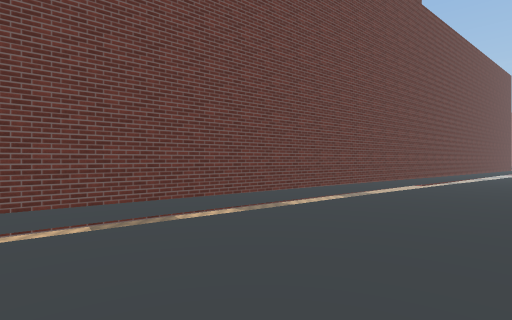
view 1 (above)

24 first-person views from a walk through a scene from a Unity 3-D project. The camera is 1.2 m above the floor, looks level and sees 85° across. The floor is counted in squares, 2 m on a side. Each view is taken from the middle of a square. On the plan, view 1 faces up. The plan holds only what a view shows up to about 9 squares ahead; the rest is blank. The place goes on beyond the plan. Surface patterns are stand-ins for the level's own textures.

view 2
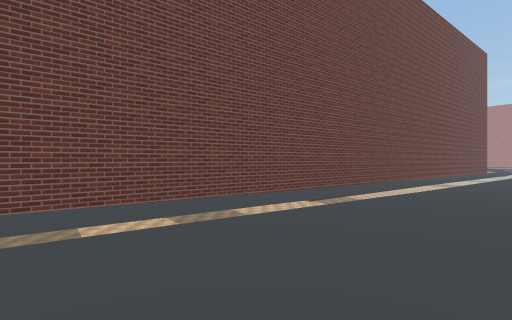

view 3
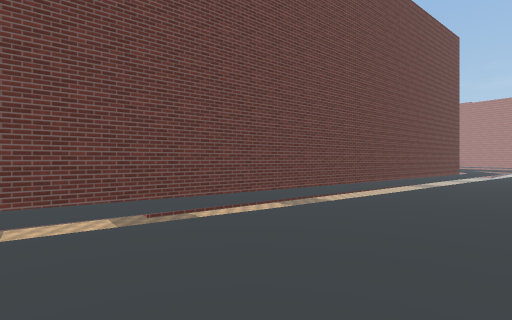

view 4
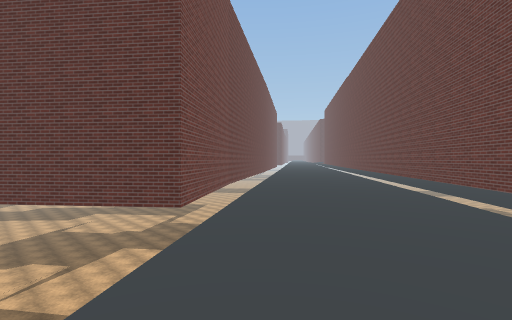

view 5
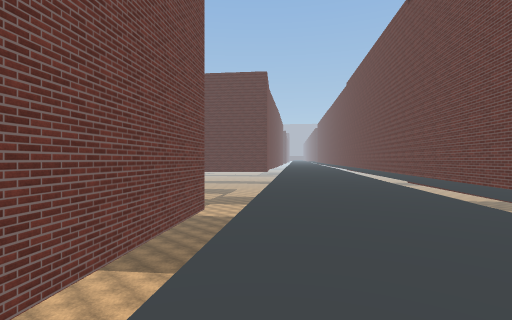

view 6
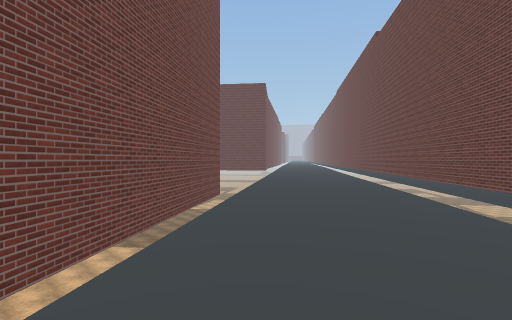

view 7
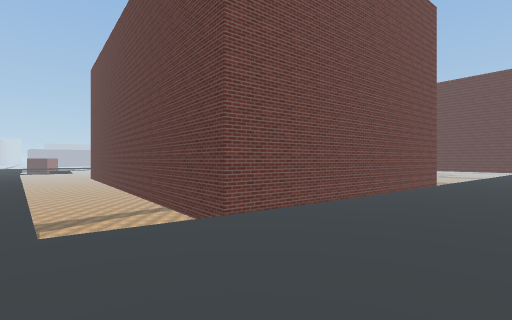

view 8
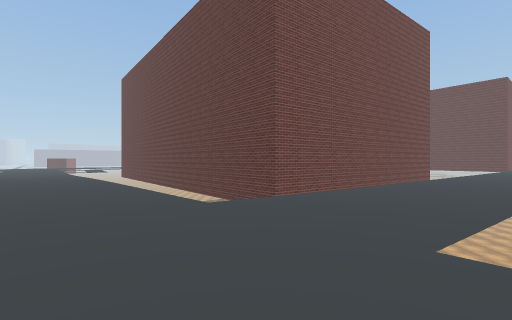

view 9
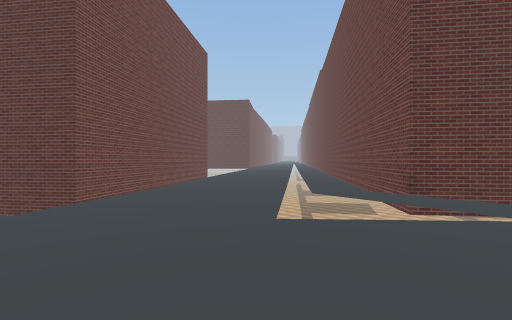

view 10
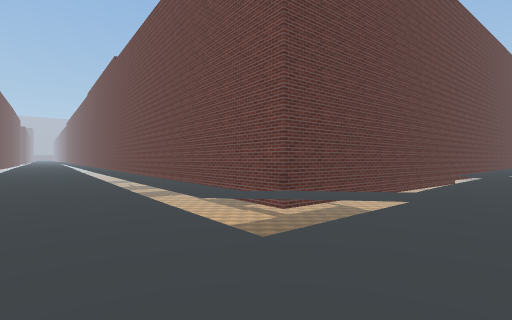

view 11
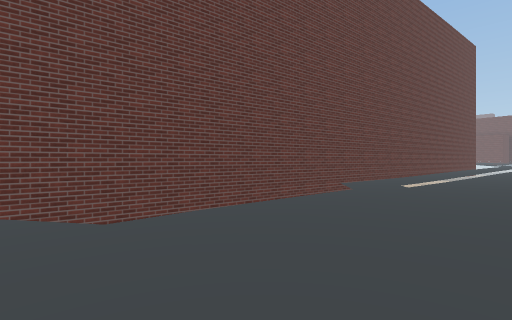

view 12
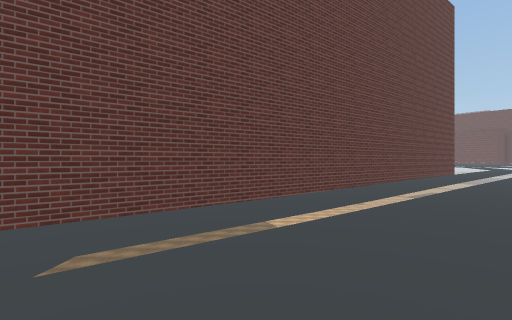

view 13
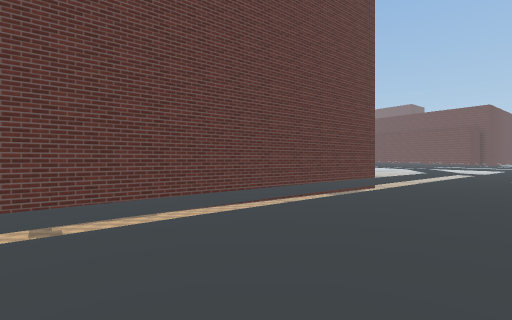

view 14
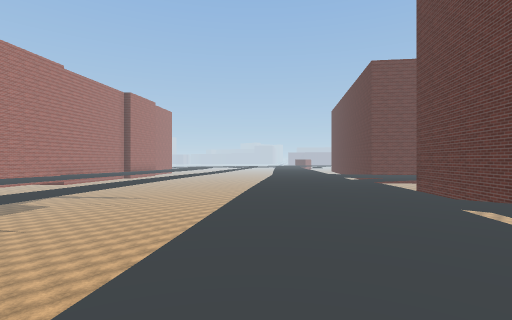

view 15
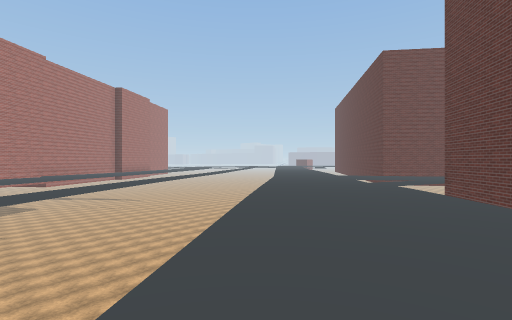

view 16
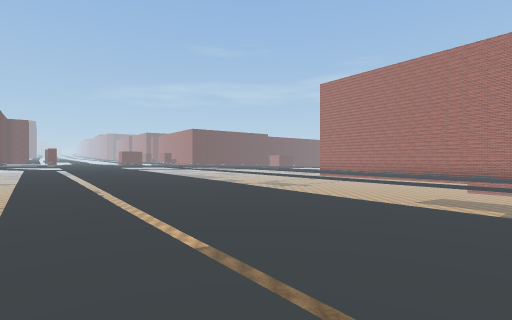

view 17
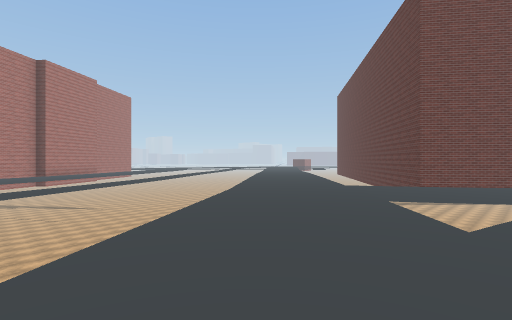

view 18
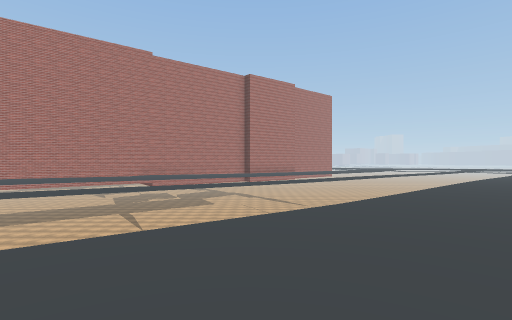

view 19
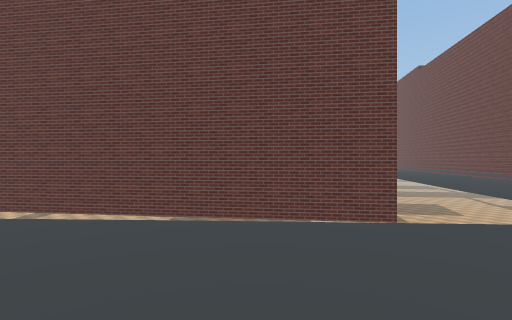

view 20
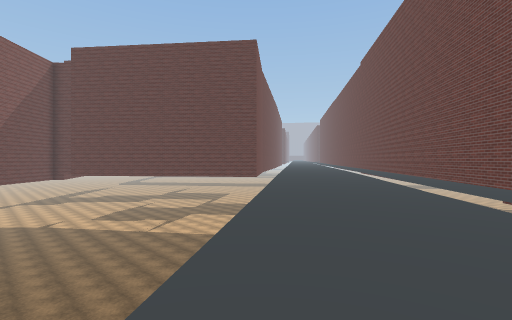

view 21
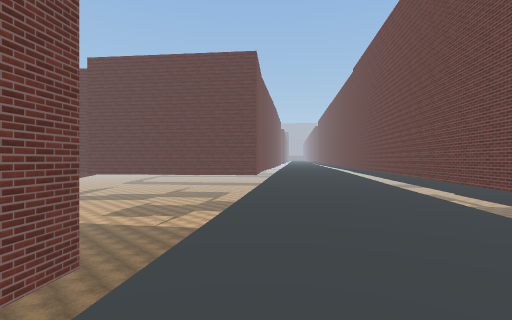

view 22
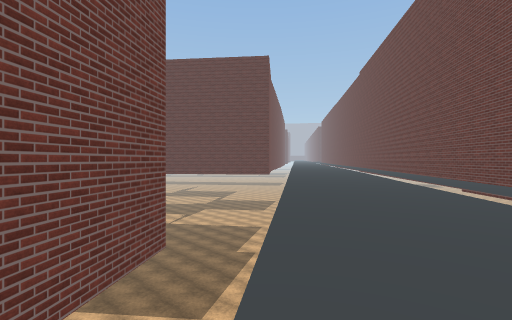

view 23
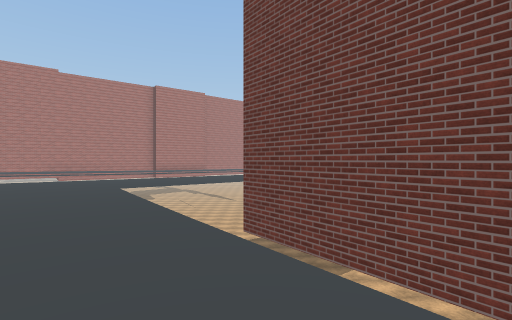

view 24
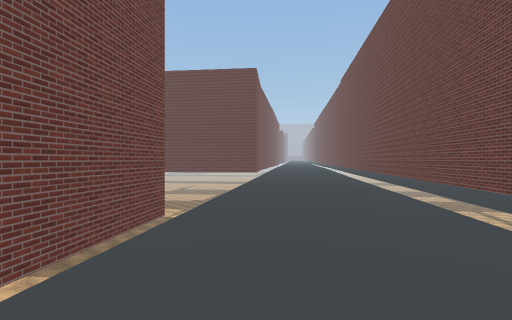

### Floor plan
Key: @ floor where view 1 was taken; # wall or solid block; . main floor; : floor 0.25 m higher than the main floor; + floor 0.5 m higher than the main floor; = window, fence, low wall or low ledge; ^ raised ledge; v drop or lower ground.
Columns run from 2 left of view 1 to 29 right of it. Each row starts with its distance up from view 1.
 36         vv+++
 35         v=v+++
 34         ^#=v+++v  vvv
 33          #v=v+++v vv=v
 32           #v=v+++v  v=v
 31           ^#v=+++:v  v=
 30            ^#=v::::   v v   v
 29             ^v=v:::v   vv  vvv
 28              #v==:::v  v=v vvv..
 27               #v==:::v  v=vvvvv.
 26               ##v=::::   v=vv
 25                ^v:::::v   vv
 24                 #vv::::v  vvv
 23                  #vv::::v  v=v
 22                  ^# v::::v  v=v
 21                   ^vv::::.   v=
 20                    #v:v:..v   vv
 19                   ^##vv....v
 18                  ^#v=v......v
 17                 ^#=vv........v
 16                ##=v.....vv....
 15              ^#v=v.....v  v....
 14             ^#vvv....vv#v  v...v
 13            ##=vv....vv#^^v  v...
 12          ^#v=v.....vv#   #v  ...
 11         ##v=v....vvv#     #
 10        ##=vv....vv#^      ^#v
  9      ###=v.....vv#^        ^v
  8     ##v=v::..vv             #v
  7    ##==v::::v
  6  ###=v:::::vvvv vv
  5 ##v=v::::v  vvvvvvv
  4 #v:=::::v    vvvvvvv
  3 ==:::::v     vvvv v
  2  ::::v      vvvvvvv
  1  :::vv#v     vvvv
  0   @vv###v     vvv

Where each view was taken, in squares from view 1:
view 1: 0 up, 0 right, facing up
view 2: 4 up, 5 right, facing up
view 3: 6 up, 8 right, facing up
view 4: 6 up, 7 right, facing down-left
view 5: 14 up, 18 right, facing down-left
view 6: 16 up, 20 right, facing down-left
view 7: 19 up, 21 right, facing down
view 8: 21 up, 22 right, facing down
view 9: 21 up, 23 right, facing down-left
view 10: 19 up, 23 right, facing left
view 11: 23 up, 21 right, facing left
view 12: 27 up, 17 right, facing left
view 13: 31 up, 15 right, facing left
view 14: 30 up, 15 right, facing down-right
view 15: 29 up, 16 right, facing down-right
view 16: 25 up, 15 right, facing up
view 17: 24 up, 19 right, facing down-right
view 18: 21 up, 20 right, facing right
view 19: 16 up, 27 right, facing down-left
view 20: 11 up, 14 right, facing down-left
view 21: 12 up, 15 right, facing down-left
view 22: 12 up, 16 right, facing down-left
view 23: 14 up, 17 right, facing right
view 24: 14 up, 17 right, facing down-left
